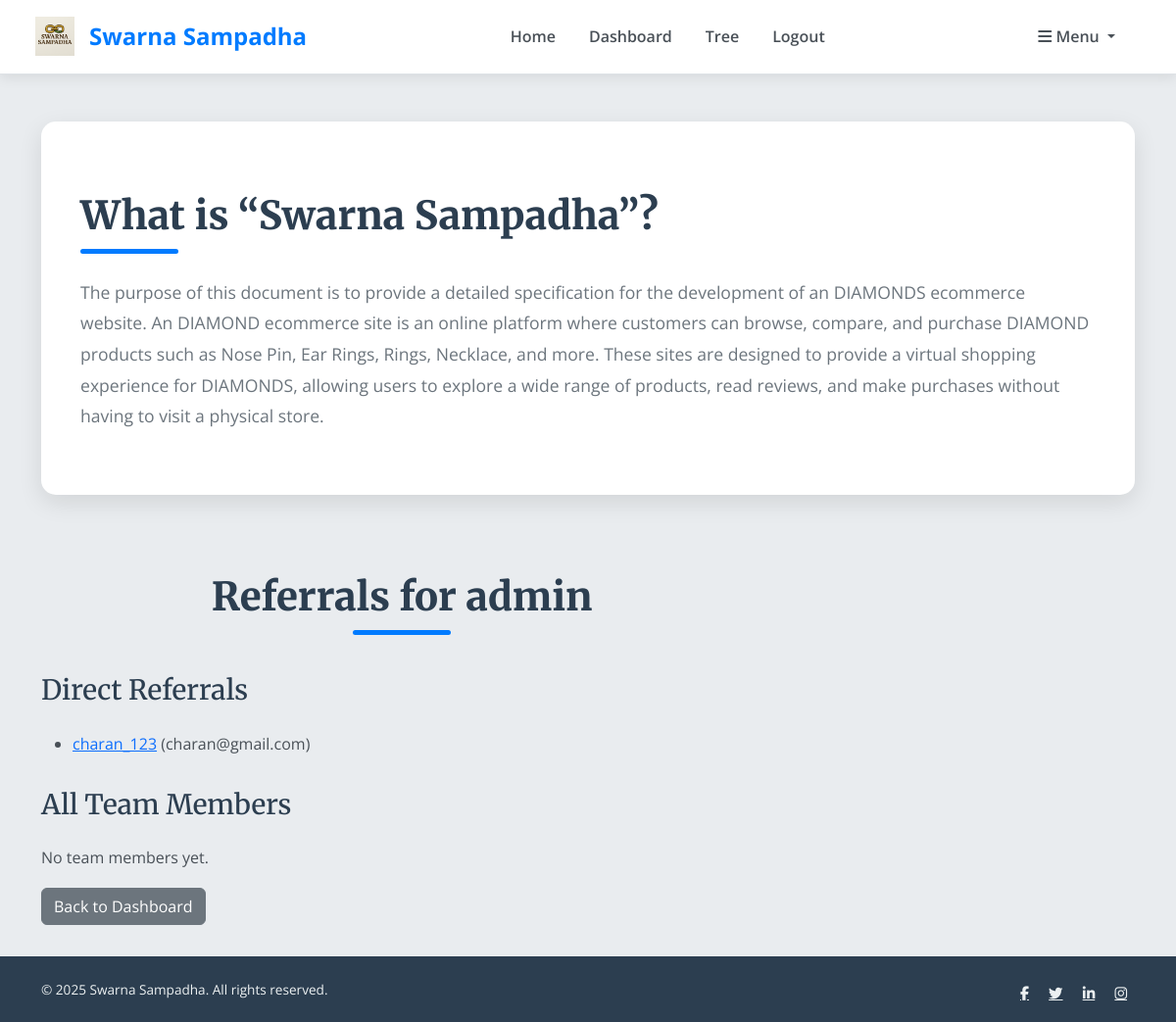
/user/admin/ (signed in), run on the app's committed database.
### core/models.py (models this page shows, shortened)
class CustomUser(AbstractUser):
    mobile_no = models.CharField(max_length=15, unique=True)
    gift_code = models.CharField(max_length=50, unique=True)
    parent = models.ForeignKey('self', null=True, blank=True, on_delete=models.SET_NULL, related_name='children')
    introducer = models.ForeignKey('self', null=True, blank=True, on_delete=models.SET_NULL, related_name='introduced')
    position = models.CharField(max_length=10, choices=[('left', 'Left'), ('right', 'Right')], blank=True)

### core/views.py (the view)
# urls.py: path('user/<str:username>/', views.user_referrals, name='user_referrals'),
@login_required
def user_referrals(request, username):
    user = get_object_or_404(CustomUser, username=username)
    def get_team(current_user, team=None):
        if team is None:
            team = []
        children = CustomUser.objects.filter(parent=current_user)
        for child in children:
            team.append(child)
            get_team(child, team)
        return team
    if user != request.user and user not in get_team(request.user):
        messages.error(request, "You don't have permission to view this user's referrals.")
        return redirect('dashboard')
    direct_referrals = CustomUser.objects.filter(introducer=user)
    team_members = get_team(user)
    return render(request, 'user_referrals.html', {
        'selected_user': user,
        'direct_referrals': direct_referrals,
        'team_members': team_members,
    })

### core/templates/user_referrals.html (shortened to what this page needs)
{% extends 'base.html' %}
{% block content %}
    <section class="category-section">
        <h2 class="category-title">Referrals for {{ selected_user.username }}</h2>
        <h3>Direct Referrals</h3>
        {% if direct_referrals %}
            <ul>
                {% for referral in direct_referrals %}
                    <li>
                        <a href="{% url 'user_referrals' referral.username %}">{{ referral.username }}</a>
                        ({{ referral.email }})
                    </li>
                {% endfor %}
            </ul>
        {% else %}
            <p>No direct referrals yet.</p>
        {% endif %}
        <h3>All Team Members</h3>
        {% if team_members %}
            <ul>
                {% for member in team_members %}
                    <li>
                        <a href="{% url 'user_referrals' member.username %}">{{ member.username }}</a>
                        ({{ member.email }}, Parent: {{ member.parent.username|default:"None" }}, Position: {{ member.position|default:"None" }})
                    </li>
                {% endfor %}
            </ul>
        {% else %}
            <p>No team members yet.</p>
        {% endif %}
        <a href="{% url 'dashboard' %}" class="btn btn-secondary">Back to Dashboard</a>
    </section>
{% endblock %}

### core/templates/base.html (style rules this page uses)
body { font-family: 'Open Sans', sans-serif; line-height: 1.7; color: #495057; background-color: #e9ecef; position: relative; overflow-x: hidden; margin: 0; padding: 0; }
h1, h2, h3, h4, h5, h6 { font-family: 'Merriweather', serif; color: #2c3e50; margin-bottom: 1.5rem; margin-top: 2rem; }
.category-section .category-title { font-size: 2.5rem; font-weight: 800; margin-bottom: 2.5rem; text-align: center; position: relative; padding-bottom: 15px; animation: fadeIn 1s ease-out; color: #2c3e50; }
.category-section .category-title::after { content: ''; position: absolute; bottom: 0; left: 50%; transform: translateX(-50%); width: 100px; height: 5px; background-color: #007bff; border-radius: 3px; }

### data on the page
CustomUser: username "admin"
CustomUser: username "charan_123", email "charan@gmail.com"
